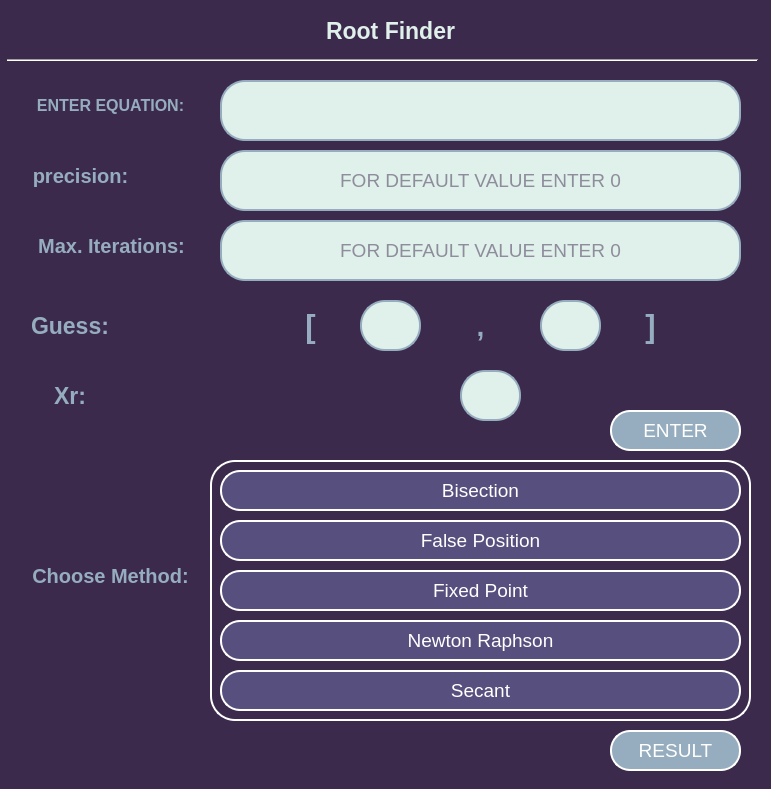
<?xml version="1.0" encoding="UTF-8"?>
<ui version="4.0">
 <class>MainWindow</class>
 <widget class="QMainWindow" name="MainWindow">
  <property name="geometry">
   <rect>
    <x>0</x>
    <y>0</y>
    <width>771</width>
    <height>789</height>
   </rect>
  </property>
  <property name="windowTitle">
   <string>MainWindow</string>
  </property>
  <property name="styleSheet">
   <string notr="true">#centralwidget {
    background-color: rgb(60, 42, 77);
}</string>
  </property>
  <widget class="QWidget" name="centralwidget">
   <property name="styleSheet">
    <string notr="true">color:rgb(60, 42, 77);</string>
   </property>
   <widget class="QLabel" name="Title">
    <property name="geometry">
     <rect>
      <x>290</x>
      <y>10</y>
      <width>201</width>
      <height>41</height>
     </rect>
    </property>
    <property name="font">
     <font>
      <family>Arial</family>
      <pointsize>17</pointsize>
      <weight>75</weight>
      <bold>true</bold>
     </font>
    </property>
    <property name="styleSheet">
     <string notr="true">color:rgb(224, 240, 234)</string>
    </property>
    <property name="text">
     <string>Root Finder</string>
    </property>
    <property name="alignment">
     <set>Qt::AlignCenter</set>
    </property>
   </widget>
   <widget class="QLabel" name="label">
    <property name="geometry">
     <rect>
      <x>0</x>
      <y>80</y>
      <width>221</width>
      <height>51</height>
     </rect>
    </property>
    <property name="font">
     <font>
      <family>Arial</family>
      <pointsize>12</pointsize>
      <weight>75</weight>
      <bold>true</bold>
     </font>
    </property>
    <property name="styleSheet">
     <string notr="true">color:rgb(149, 173, 190)</string>
    </property>
    <property name="text">
     <string>ENTER EQUATION:</string>
    </property>
    <property name="alignment">
     <set>Qt::AlignCenter</set>
    </property>
   </widget>
   <widget class="QLineEdit" name="equationlineEdit">
    <property name="geometry">
     <rect>
      <x>220</x>
      <y>80</y>
      <width>521</width>
      <height>61</height>
     </rect>
    </property>
    <property name="font">
     <font>
      <pointsize>14</pointsize>
     </font>
    </property>
    <property name="styleSheet">
     <string notr="true">border-radius: 25px;
background-color:rgb(224, 240, 234);
border: 2px solid rgb(149, 173, 190);
</string>
    </property>
    <property name="alignment">
     <set>Qt::AlignCenter</set>
    </property>
   </widget>
   <widget class="Line" name="line">
    <property name="geometry">
     <rect>
      <x>7</x>
      <y>50</y>
      <width>751</width>
      <height>20</height>
     </rect>
    </property>
    <property name="orientation">
     <enum>Qt::Horizontal</enum>
    </property>
   </widget>
   <widget class="QLabel" name="label_2">
    <property name="geometry">
     <rect>
      <x>0</x>
      <y>550</y>
      <width>221</width>
      <height>51</height>
     </rect>
    </property>
    <property name="font">
     <font>
      <family>Arial</family>
      <pointsize>15</pointsize>
      <weight>75</weight>
      <bold>true</bold>
     </font>
    </property>
    <property name="styleSheet">
     <string notr="true">color:rgb(149, 173, 190);</string>
    </property>
    <property name="text">
     <string>Choose Method:</string>
    </property>
    <property name="alignment">
     <set>Qt::AlignCenter</set>
    </property>
   </widget>
   <widget class="QFrame" name="frame">
    <property name="geometry">
     <rect>
      <x>210</x>
      <y>460</y>
      <width>541</width>
      <height>261</height>
     </rect>
    </property>
    <property name="styleSheet">
     <string notr="true">border-radius: 25px;
border: 2px solid white;
</string>
    </property>
    <property name="frameShape">
     <enum>QFrame::StyledPanel</enum>
    </property>
    <property name="frameShadow">
     <enum>QFrame::Raised</enum>
    </property>
    <widget class="QPushButton" name="bisectionPushButton">
     <property name="geometry">
      <rect>
       <x>10</x>
       <y>10</y>
       <width>521</width>
       <height>41</height>
      </rect>
     </property>
     <property name="font">
      <font>
       <family>Arial</family>
       <pointsize>14</pointsize>
       <weight>50</weight>
       <bold>false</bold>
      </font>
     </property>
     <property name="styleSheet">
      <string notr="true">border-radius: 20px;
border-color:rgb(87, 79, 125);
color: rgb(255, 255, 255);
background-color:rgb(87, 79, 125);
border: 2px solid white;</string>
     </property>
     <property name="text">
      <string>Bisection</string>
     </property>
    </widget>
    <widget class="QPushButton" name="falsePositionPushButton">
     <property name="geometry">
      <rect>
       <x>10</x>
       <y>60</y>
       <width>521</width>
       <height>41</height>
      </rect>
     </property>
     <property name="font">
      <font>
       <family>Arial</family>
       <pointsize>14</pointsize>
       <weight>50</weight>
       <bold>false</bold>
      </font>
     </property>
     <property name="styleSheet">
      <string notr="true">border-radius: 20px;
border-color:rgb(87, 79, 125);
color: rgb(255, 255, 255);
background-color:rgb(87, 79, 125);
border: 2px solid white;</string>
     </property>
     <property name="text">
      <string>False Position</string>
     </property>
    </widget>
    <widget class="QPushButton" name="fixedPointPushButton">
     <property name="geometry">
      <rect>
       <x>10</x>
       <y>110</y>
       <width>521</width>
       <height>41</height>
      </rect>
     </property>
     <property name="font">
      <font>
       <family>Arial</family>
       <pointsize>14</pointsize>
       <weight>50</weight>
       <bold>false</bold>
      </font>
     </property>
     <property name="styleSheet">
      <string notr="true">border-radius: 20px;
border-color:rgb(87, 79, 125);
color: rgb(255, 255, 255);
background-color:rgb(87, 79, 125);
border: 2px solid white;</string>
     </property>
     <property name="text">
      <string>Fixed Point</string>
     </property>
    </widget>
    <widget class="QPushButton" name="newtonRaphsonPushButton">
     <property name="geometry">
      <rect>
       <x>10</x>
       <y>160</y>
       <width>521</width>
       <height>41</height>
      </rect>
     </property>
     <property name="font">
      <font>
       <family>Arial</family>
       <pointsize>14</pointsize>
       <weight>50</weight>
       <bold>false</bold>
      </font>
     </property>
     <property name="styleSheet">
      <string notr="true">border-radius: 20px;
border-color:rgb(87, 79, 125);
color: rgb(255, 255, 255);
background-color:rgb(87, 79, 125);
border: 2px solid white;</string>
     </property>
     <property name="text">
      <string>Newton Raphson</string>
     </property>
    </widget>
    <widget class="QPushButton" name="secantPushButton">
     <property name="geometry">
      <rect>
       <x>10</x>
       <y>210</y>
       <width>521</width>
       <height>41</height>
      </rect>
     </property>
     <property name="font">
      <font>
       <family>Arial</family>
       <pointsize>14</pointsize>
       <weight>50</weight>
       <bold>false</bold>
      </font>
     </property>
     <property name="styleSheet">
      <string notr="true">border-radius: 20px;
border-color:rgb(87, 79, 125);
color: rgb(255, 255, 255);
background-color:rgb(87, 79, 125);
border: 2px solid white;</string>
     </property>
     <property name="text">
      <string>Secant</string>
     </property>
    </widget>
   </widget>
   <widget class="QLineEdit" name="precisionlineEdit">
    <property name="geometry">
     <rect>
      <x>220</x>
      <y>150</y>
      <width>521</width>
      <height>61</height>
     </rect>
    </property>
    <property name="font">
     <font>
      <pointsize>14</pointsize>
     </font>
    </property>
    <property name="styleSheet">
     <string notr="true">border-radius: 25px;
background-color:rgb(224, 240, 234);
border: 2px solid rgb(149, 173, 190);
</string>
    </property>
    <property name="alignment">
     <set>Qt::AlignCenter</set>
    </property>
    <property name="placeholderText">
     <string>FOR DEFAULT VALUE ENTER 0</string>
    </property>
   </widget>
   <widget class="QLineEdit" name="MaxIterationlineEdit">
    <property name="geometry">
     <rect>
      <x>220</x>
      <y>220</y>
      <width>521</width>
      <height>61</height>
     </rect>
    </property>
    <property name="font">
     <font>
      <pointsize>14</pointsize>
     </font>
    </property>
    <property name="styleSheet">
     <string notr="true">border-radius: 25px;
background-color:rgb(224, 240, 234);
border: 2px solid rgb(149, 173, 190);
</string>
    </property>
    <property name="alignment">
     <set>Qt::AlignCenter</set>
    </property>
    <property name="placeholderText">
     <string>FOR DEFAULT VALUE ENTER 0</string>
    </property>
   </widget>
   <widget class="QLabel" name="label_3">
    <property name="geometry">
     <rect>
      <x>16</x>
      <y>220</y>
      <width>191</width>
      <height>51</height>
     </rect>
    </property>
    <property name="font">
     <font>
      <family>Arial</family>
      <pointsize>15</pointsize>
      <weight>75</weight>
      <bold>true</bold>
     </font>
    </property>
    <property name="styleSheet">
     <string notr="true">color:rgb(149, 173, 190)</string>
    </property>
    <property name="text">
     <string>Max. Iterations:</string>
    </property>
    <property name="alignment">
     <set>Qt::AlignCenter</set>
    </property>
   </widget>
   <widget class="QLabel" name="label_4">
    <property name="geometry">
     <rect>
      <x>20</x>
      <y>150</y>
      <width>121</width>
      <height>51</height>
     </rect>
    </property>
    <property name="font">
     <font>
      <family>Arial</family>
      <pointsize>15</pointsize>
      <weight>75</weight>
      <bold>true</bold>
     </font>
    </property>
    <property name="styleSheet">
     <string notr="true">color:rgb(149, 173, 190)</string>
    </property>
    <property name="text">
     <string>precision:</string>
    </property>
    <property name="alignment">
     <set>Qt::AlignCenter</set>
    </property>
   </widget>
   <widget class="QPushButton" name="enterpushButton">
    <property name="geometry">
     <rect>
      <x>610</x>
      <y>410</y>
      <width>131</width>
      <height>41</height>
     </rect>
    </property>
    <property name="font">
     <font>
      <family>Arial</family>
      <pointsize>14</pointsize>
      <weight>50</weight>
      <bold>false</bold>
     </font>
    </property>
    <property name="styleSheet">
     <string notr="true">border-radius: 20px;
border-color:rgb(87, 79, 125);
color: rgb(255, 255, 255);
background-color:rgb(149, 173, 190);
border: 2px solid white;</string>
    </property>
    <property name="text">
     <string>ENTER</string>
    </property>
   </widget>
   <widget class="QPushButton" name="resultPushButton">
    <property name="geometry">
     <rect>
      <x>610</x>
      <y>730</y>
      <width>131</width>
      <height>41</height>
     </rect>
    </property>
    <property name="font">
     <font>
      <family>Arial</family>
      <pointsize>14</pointsize>
      <weight>50</weight>
      <bold>false</bold>
     </font>
    </property>
    <property name="styleSheet">
     <string notr="true">border-radius: 20px;
border-color:rgb(87, 79, 125);
color: rgb(255, 255, 255);
background-color:rgb(149, 173, 190);
border: 2px solid white;</string>
    </property>
    <property name="text">
     <string>RESULT</string>
    </property>
   </widget>
   <widget class="QLabel" name="label_5">
    <property name="geometry">
     <rect>
      <x>5</x>
      <y>300</y>
      <width>130</width>
      <height>51</height>
     </rect>
    </property>
    <property name="font">
     <font>
      <family>Arial</family>
      <pointsize>17</pointsize>
      <weight>75</weight>
      <bold>true</bold>
     </font>
    </property>
    <property name="styleSheet">
     <string notr="true">color:rgb(149, 173, 190)</string>
    </property>
    <property name="text">
     <string>Guess:</string>
    </property>
    <property name="alignment">
     <set>Qt::AlignCenter</set>
    </property>
   </widget>
   <widget class="QLabel" name="label_6">
    <property name="geometry">
     <rect>
      <x>280</x>
      <y>300</y>
      <width>61</width>
      <height>51</height>
     </rect>
    </property>
    <property name="font">
     <font>
      <family>Arial</family>
      <pointsize>23</pointsize>
      <weight>75</weight>
      <bold>true</bold>
     </font>
    </property>
    <property name="styleSheet">
     <string notr="true">color:rgb(149, 173, 190)</string>
    </property>
    <property name="text">
     <string>[</string>
    </property>
    <property name="alignment">
     <set>Qt::AlignCenter</set>
    </property>
   </widget>
   <widget class="QLineEdit" name="leftIntervallineEdit">
    <property name="geometry">
     <rect>
      <x>360</x>
      <y>300</y>
      <width>61</width>
      <height>51</height>
     </rect>
    </property>
    <property name="font">
     <font>
      <pointsize>14</pointsize>
     </font>
    </property>
    <property name="styleSheet">
     <string notr="true">border-radius: 25px;
background-color:rgb(224, 240, 234);
border: 2px solid rgb(149, 173, 190);
</string>
    </property>
    <property name="alignment">
     <set>Qt::AlignCenter</set>
    </property>
   </widget>
   <widget class="QLabel" name="label_7">
    <property name="geometry">
     <rect>
      <x>450</x>
      <y>300</y>
      <width>61</width>
      <height>51</height>
     </rect>
    </property>
    <property name="font">
     <font>
      <family>Arial</family>
      <pointsize>21</pointsize>
      <weight>75</weight>
      <bold>true</bold>
     </font>
    </property>
    <property name="styleSheet">
     <string notr="true">color:rgb(149, 173, 190)</string>
    </property>
    <property name="text">
     <string>,</string>
    </property>
    <property name="alignment">
     <set>Qt::AlignCenter</set>
    </property>
   </widget>
   <widget class="QLabel" name="label_8">
    <property name="geometry">
     <rect>
      <x>620</x>
      <y>300</y>
      <width>61</width>
      <height>51</height>
     </rect>
    </property>
    <property name="font">
     <font>
      <family>Arial</family>
      <pointsize>23</pointsize>
      <weight>75</weight>
      <bold>true</bold>
     </font>
    </property>
    <property name="styleSheet">
     <string notr="true">color:rgb(149, 173, 190)</string>
    </property>
    <property name="text">
     <string>]</string>
    </property>
    <property name="alignment">
     <set>Qt::AlignCenter</set>
    </property>
   </widget>
   <widget class="QLineEdit" name="rightIntervallineEdit">
    <property name="geometry">
     <rect>
      <x>540</x>
      <y>300</y>
      <width>61</width>
      <height>51</height>
     </rect>
    </property>
    <property name="font">
     <font>
      <pointsize>14</pointsize>
     </font>
    </property>
    <property name="styleSheet">
     <string notr="true">border-radius: 25px;
background-color:rgb(224, 240, 234);
border: 2px solid rgb(149, 173, 190);
</string>
    </property>
    <property name="alignment">
     <set>Qt::AlignCenter</set>
    </property>
   </widget>
   <widget class="QLabel" name="label_9">
    <property name="geometry">
     <rect>
      <x>0</x>
      <y>370</y>
      <width>140</width>
      <height>51</height>
     </rect>
    </property>
    <property name="font">
     <font>
      <family>Arial</family>
      <pointsize>17</pointsize>
      <weight>75</weight>
      <bold>true</bold>
     </font>
    </property>
    <property name="styleSheet">
     <string notr="true">color:rgb(149, 173, 190)</string>
    </property>
    <property name="text">
     <string>Xr:</string>
    </property>
    <property name="alignment">
     <set>Qt::AlignCenter</set>
    </property>
   </widget>
   <widget class="QLineEdit" name="leftIntervallineEdit_2">
    <property name="geometry">
     <rect>
      <x>460</x>
      <y>370</y>
      <width>61</width>
      <height>51</height>
     </rect>
    </property>
    <property name="font">
     <font>
      <pointsize>14</pointsize>
     </font>
    </property>
    <property name="styleSheet">
     <string notr="true">border-radius: 25px;
background-color:rgb(224, 240, 234);
border: 2px solid rgb(149, 173, 190);
</string>
    </property>
    <property name="alignment">
     <set>Qt::AlignCenter</set>
    </property>
   </widget>
  </widget>
 </widget>
 <resources/>
 <connections/>
</ui>
